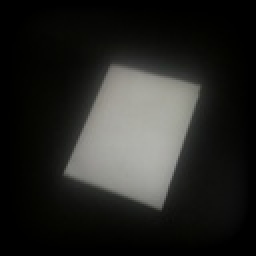
%> input picture lab 1/p1/images/b_rect22.jpg, 128 x 128 px, shrunk from 1280 x 1280 before the run (shown 2 times larger)
$ octave --eval "p1a;"   (GNU Octave 9; MATLAB toolbox functions it lacks are replaced by stand-ins)
%> lines starting %> are read from the running program, lines starting %| are printed output that depends on the picture; in (x1, y1, x2, y2) boxes, pixels count from 0 and x2, y2 are one past the last pixel; in counts of white or black regions, pixels touching at a corner belong together; the program's own positions count from 1
### lab 1/p1/p1b.m
% Aysar Khalid
% Problem 1: Detecting Lines
% The following function completes tasks (1)-(6) of the problem.
function [ ] = p1b(I_c, D, N, F)
    if nargin ~= 4
       error('Invalid input arguments.')
    end
     C_max = -1;
     C_max_edge_points_ids = 0;
     for m=1:N
         display(sprintf('--- Iteration %d',m));

         % Select to edge points at random
         p1_id =randsample(find(I_c),1);
         p2_id =randsample(find(I_c),1);

         % Ensure both points are different
         while (p2_id == p1_id)
            p2_id = randsample(find(I_c),1);
         end
         if (p1_id > p2_id)
             t = p1_id;
             p1_id = p2_id;
             p2_id = t;
         end
         [p1_i,p1_j] = ind2sub(size(I_c),p1_id);
         [p2_i,p2_j] = ind2sub(size(I_c),p2_id);
         line = cross([p1_i,p1_j,1],[p2_i,p2_j,1]);
         % sanity check that p1 and p2 belong to line
         %dot(line, [p2_i,p2_j,1])
         distfn = @lineptdist;

         % Get edge points within D pixels from line
         [points_within_D, M] = feval(distfn, [p1_j p2_j; p1_i p2_i; 1 1], I_c, D);
         C = intersect(find(I_c),points_within_D);
         if (length(C) > C_max)
             C_max = length(C);
             C_max_edge_points_ids = C;
             p1_j_max = p1_j;
             p1_i_max = p1_i;
             p2_j_max = p2_j;
             p2_i_max = p2_i;
         end
     end

     C_max_edge_points = [];
     for i=1:C_max
         [p_i,p_j] = ind2sub(size(I_c), C_max_edge_points_ids(i));
         C_max_edge_points = cat(2,C_max_edge_points,[p_j;p_i;1]);
     end

     % plot canny edge
     figure;
     imshow(I_c,'InitialMagnification','fit');
     title('Canny edge');
     hold on;

     %plot line on image
	 plot([p1_j_max p2_j_max],[p1_i_max p2_i_max], 'Color','b','LineStyle',':');

     % get line of best fit via least squares
     if (C_max > 1)
         abc = fitline(C_max_edge_points);
         abc2 = fitline_ls(C_max_edge_points,[], 0);

         % plot our edge points
         plot(C_max_edge_points(1,:),C_max_edge_points(2,:), 'mo');

         % overlay fitting line on image
         yy = (-abc(1) / abc(2))*C_max_edge_points(1,:) + (-abc(3) / abc(2));
         plot(C_max_edge_points(1,:),yy, 'Color','r','LineStyle','-','LineWidth',3);
         yy2 = (-abc2(1) / abc2(2))*C_max_edge_points(1,:) + (-abc2(3) / abc2(2));
         plot(C_max_edge_points(1,:),yy2, 'Color','g','LineStyle','-','LineWidth',2);

         % remove and detect next line
         if (F > 1)
            p1c(I_c, abc, C_max_edge_points, F);
         end
     else
         display('No edge points found');
     end
     hold off;
     display('--- DONE');
end

### lab 1/p1/lineptdist.m
%------------------------------------------------------------------------
% Function to calculate distances between a line and an array of points.
% The line is defined by a 3x2 matrix, L.  The two columns of L defining
% two points that are the endpoints of the line.
%
% A line can be defined with two points as:
%        lambda*p1 + (1-lambda)*p2
% Then, the distance between the line and another point (p3) is:
%        norm( lambda*p1 + (1-lambda)*p2 - p3 )
% where
%                  (p2-p1).(p2-p3)
%        lambda =  ---------------
%                  (p1-p2).(p1-p2)
%
% lambda can be found by taking the derivative of:
%      (lambda*p1 + (1-lambda)*p2 - p3)*(lambda*p1 + (1-lambda)*p2 - p3)
% with respect to lambda and setting it equal to zero

function [inliers, L] = lineptdist(L, X, t)

    p1 = L(:,1);
    p2 = L(:,2);

    npts = size(X,1)*size(X,2);
    d = zeros(npts, 1);

    for i = 1:npts
        [p3_i,p3_j] = ind2sub(size(X), i);
        p3 = [p3_j;p3_i;1];

        lambda = dot((p2 - p1), (p2-p3)) / dot( (p1-p2), (p1-p2) );
        d(i) = ceil(norm(lambda*p1 + (1-lambda)*p2 - p3));

    end
    inliers = find(abs(d) == t);


### lab 1/p1/fitline.m
% FITLINE - Least squares fit of a line to a set of points
%
% Usage:   [C, dist] = fitline(XY)
%
% Where:   XY  - 2xNpts array of xy coordinates to fit line to data of
%                the form
%                [x1 x2 x3 ... xN
%                 y1 y2 y3 ... yN]
%
%                XY can also be a 3xNpts array of homogeneous coordinates.
%
% Returns: C    - 3x1 array of line coefficients in the form
%                 c(1)*X + c(2)*Y + c(3) = 0
%          dist - Array of distances from the fitted line to the supplied
%                 data points.  Note that dist is only calculated if the
%                 function is called with two output arguments.
%
% The magnitude of C is scaled so that line equation corresponds to
%   sin(theta)*X + (-cos(theta))*Y + rho = 0
% where theta is the angle between the line and the x axis and rho is the
% perpendicular distance from the origin to the line.  Rescaling the
% coefficients in this manner allows the perpendicular distance from any
% point (x,y) to the line to be simply calculated as
%   r = abs(c(1)*X + c(2)*Y + c(3))
%
%
% If you want to convert this line representation to the classical form
%     Y = a*X + b
% use
%  a = -c(1)/c(2)
%  b = -c(3)/c(2)
%
% Note, however, that this assumes c(2) is not zero

% Copyright (c) 2003-2008 Peter Kovesi
% School of Computer Science & Software Engineering
% The University of Western Australia
% http://www.csse.uwa.edu.au/
%
% Permission is hereby granted, free of charge, to any person obtaining a copy
% of this software and associated documentation files (the "Software"), to deal
% in the Software without restriction, subject to the following conditions:
%
% The above copyright notice and this permission notice shall be included in
% all copies or substantial portions of the Software.
%
% The Software is provided "as is", without warranty of any kind.

% June      2003 - Original version
% September 2004 - Rescaling to allow simple distance calculation.
% November  2008 - Normalising of coordinates added to condition the solution.

function [C, dist] = fitline(XY)

  [rows,npts] = size(XY);

  if npts < 2
      error('Too few points to fit line');
  end

  if rows ==2    % Add homogeneous scale coordinate of 1
      XY = [XY; ones(1,npts)];
  end

  if npts == 2    % Pad XY with a third column of zeros
    XY = [XY zeros(3,1)];
  end

  % Normalise points so that centroid is at origin and mean distance from
  % origin is sqrt(2).  This conditions the equations
  [XYn, T] = normalise2dpts(XY);

  % Set up constraint equations of the form  XYn'*C = 0,
  % where C is a column vector of the line coefficients
  % in the form   c(1)*X + c(2)*Y + c(3) = 0.

  [u d v] = svd(XYn',0);   % Singular value decomposition.
  C = v(:,3);              % Solution is last column of v.

  % Denormalise the solution
  C = T'*C;

  % Rescale coefficients so that line equation corresponds to
  %   sin(theta)*X + (-cos(theta))*Y + rho = 0
  % so that the perpendicular distance from any point (x,y) to the line
  % to be simply calculated as
  %   r = abs(c(1)*X + c(2)*Y + c(3))

  theta = atan2(C(1), -C(2));

  % Find the scaling (but avoid dividing by zero)
  if abs(sin(theta)) > abs(cos(theta))
      k = C(1)/sin(theta);
  else
      k = -C(2)/cos(theta);
  end

  C = C/k;

  % If requested, calculate the distances from the fitted line to
  % the supplied data points
  if nargout==2
      dist = abs(C(1)*XY(1,:) + C(2)*XY(2,:) + C(3));
  end

### lab 1/p1/normalise2dpts.m
% NORMALISE2DPTS - normalises 2D homogeneous points
%
% Function translates and normalises a set of 2D homogeneous points
% so that their centroid is at the origin and their mean distance from
% the origin is sqrt(2).  This process typically improves the
% conditioning of any equations used to solve homographies, fundamental
% matrices etc.
%
% Usage:   [newpts, T] = normalise2dpts(pts)
%
% Argument:
%   pts -  3xN array of 2D homogeneous coordinates
%
% Returns:
%   newpts -  3xN array of transformed 2D homogeneous coordinates.  The
%             scaling parameter is normalised to 1 unless the point is at
%             infinity.
%   T      -  The 3x3 transformation matrix, newpts = T*pts
%
% If there are some points at infinity the normalisation transform
% is calculated using just the finite points.  Being a scaling and
% translating transform this will not affect the points at infinity.

% Peter Kovesi
% School of Computer Science & Software Engineering
% The University of Western Australia
% pk at csse uwa edu au
% http://www.csse.uwa.edu.au/~pk
%
% May 2003      - Original version
% February 2004 - Modified to deal with points at infinity.
% December 2008 - meandist calculation modified to work with Octave 3.0.1
%                 (thanks to Ron Parr)


function [newpts, T] = normalise2dpts(pts)

    if size(pts,1) ~= 3
        error('pts must be 3xN');
    end

    % Find the indices of the points that are not at infinity
    finiteind = find(abs(pts(3,:)) > eps);

    if length(finiteind) ~= size(pts,2)
        warning('Some points are at infinity');
    end

    % For the finite points ensure homogeneous coords have scale of 1
    pts(1,finiteind) = pts(1,finiteind)./pts(3,finiteind);
    pts(2,finiteind) = pts(2,finiteind)./pts(3,finiteind);
    pts(3,finiteind) = 1;

    c = mean(pts(1:2,finiteind)')';            % Centroid of finite points
    newp(1,finiteind) = pts(1,finiteind)-c(1); % Shift origin to centroid.
    newp(2,finiteind) = pts(2,finiteind)-c(2);

    dist = sqrt(newp(1,finiteind).^2 + newp(2,finiteind).^2);
    meandist = mean(dist(:));  % Ensure dist is a column vector for Octave 3.0.1

    scale = sqrt(2)/meandist;

    T = [scale   0   -scale*c(1)
         0     scale -scale*c(2)
         0       0      1      ];

    newpts = T*pts;


### lab 1/p1/fitline_ls.m
function [abc, errs, avgerr] = fitline_ls(xyset, idx, scale)

%FITLINE_LS fits a line to a number of 2D points.
%
%   abc = fitline_ls(xy, idx)
%   abc = fitline_ls(xy, idx, scale)
%   [abc, errs] = fitline_ls(xy, idx)
%   [abc, errs] = fitline_ls(xy, idx, scale)
%   [abc, errs, avgerr] = fitline_ls(xy, idx)
%   [abc, errs, avgerr] = fitline_ls(xy, idx, scale)
%
%   returns the coefficients, a, b, c of the line
%      ax + by + c = 0
%   that best fits a number of 2D points.
%
%   Input arguments:
%   - xyset must be a 3-by-n matrix where each column of the matrix stores
%     one 2D point represented in homgeneous coordinates, and n (being
%     the number of columns of xyset) must be greater than or equal to 2.
%   - idx is a list of integers in the range [1,n].
%   - scale is an optional argument and, if specified, should be just 0,
%     to denote no scaling, and 1, to denote scaling.  By default, some
%     scaling would be applied to the data points prior to computing
%     the least-squares solution.  As a comparison, try the function
%     with and without scaling to see the slight difference in the fitting
%     (a smaller or larger average fitting error, for instance).
%
%   Output arguments:
%   - abc is the vector storing the three coefficients, a, b, and c, of
%     the line.  Here, abc(1) = a;  abc(2) = b;  abc(3) = c.
%   - errs (optional) stores the array of errors of the line fitting to
%     all the points in xyset:
%        err = mean( sum_{i=1}^n |a*x_i + b*y_i + c| ) / sqrt(a^2+b^2)
%
%   fitline_ls employs the linear least squares method to get an approximation
%   of the coefficients.  More advanced methods will be implemented in the
%   future.
%
%   An appropriate use of input arguments would allow this function to be
%   used with lmeds or ransac.
%
%   SEE ALSO fitplane, lmeds, ransac
%
%Created August 1996
%Revised December 1999
%Revised September 2003
%
%Copyright Du Huynh
%The University of Western Australia
%School of Computer Science and Software Engineering


% check dimensions of input argument
if isempty(idx)
   % the user doesn't care about the list idx, so will use all
   % data points
   idx = 1:size(xyset,2);
   xy = xyset;
elseif any(idx <= 0 | idx > size(xyset,2))
   error('fitline: idx must be an array of integers in the range [1,n], where n=size(xyset,2).');
else
   xy = xyset(:,idx);
end

if size(xy,1) ~= 3 | length(idx) < 2
   error('fitline: xy must be a 3-by-n matrix, with n >= 2.');
end

if nargin == 2, scale = 1; end
if scale
   xy_old = xy;
   xy = pflat(xy);
   range = max(xy(1:2,:),[],2) - min(xy(1:2,:),[],2);
   T = [sqrt(2)/range(1) 0 0; 0 sqrt(2)/range(2) 0; 0 0 1];
   xy = T*xy;
end

A = xy*xy';
abc = lsq(A);
if scale
   % undo the scaling
   abc = T'*abc;
   abc = abc / norm(abc,2);
   % restore xy
   xy = xy_old;
end

if nargout > 1
   errs = abs(abc'*xyset) / sqrt(abc(1)^2 + abc(2)^2);
end
if nargout > 2
   avgerr = mean(errs);
end

return

### lab 1/p1/lsq.m
function [x,sval,sval_ratio] = lsq(A)

%LSQ returns the least squares solution of the given matrix.
%
%   x = lsq(A)
%   [x,sval] = lsq(A)
%   [x,sval,sval_ratio] - lsq(A)
%   returns the vector, x, that corresponds to the smallest singular value of
%   matrix A.  That is, the function returns the vector, x, that minimises
%           || A*x ||^2
%
%   Input argument:
%   - A the matrix of interest
%
%   Output arguments:
%   - vector x is the least squares solution
%   - sval (optional) is the smallest singular value
%   - sval_ratio is the ratio between the smallest singular value and the
%     next smaller singular value.  The magnitude of the values sval and
%     sval_ratio gives an indication of how accurate x is.
%
%Copyright Du Huynh
%The University of Western Australia
%School of Computer Science and Software Engineering

[U,S,V] = svd(A);
last = size(V,2);
x = V(:,last);
if nargout >= 2
   s = diag(S);
   if length(s) < last
      sval = 0;
   else
      sval = s(last);
   end
end
if nargout >= 3
   sval_ratio = sval / s(last-1);
end

return

### lab 1/p1/p1c.m
% Aysar Khalid
% Problem 1: Detecting Lines
% The following function completes task (7)
function [ ] = p1c( I_c, abc, C_max_edge_points, F)
    %Update D and N to be same as D and N in p1a.m
    D = 3;
    N = 100;

    F = F-1; % do not change
    xs = C_max_edge_points(1,:);
    ys = (-abc(1) / abc(2))*C_max_edge_points(1,:) + (-abc(3) / abc(2));
    line_points = [xs;int32(ys)];

    % set current line pixels to zero
    % there is some ambiguity to width of line
    for i=1:size(line_points,2)
        c = line_points(1,i);
        r = line_points(2,i);
        if (r>0 && c>0)
            I_c(r,c) = 0;
        end
        if (r-1 > 0)
            I_c(r-1,c) = 0;
        end
        if (c-1 > 0)
            I_c(r,c-1) = 0;
        end
        if (r+1 < size(I_c,1))
            I_c(r+1,c) = 0;
        end
        if (c+1 < size(I_c,2))
            I_c(r,c+1) = 0;
        end
    end

    % repeat to find the next line
    p1b(I_c, D, N, F);
end

### lab 1/p1/p1a.m
% Aysar Khalid
% Problem 1: Detecting Lines
% The following function sets up the args to the main function (p1b)
% D is the threshold or # of pixels that must be within the line
% N is the number of iterations, more iterations = better results
% F is the number of lines to find, the more lines the better the ability to
% detect features
% NOTE: if using F > 1 then you must update the D, N inputs in p1c.m to be
% same as p1a inputs.

function [ ] = p1a(  )
    close all;
    D = 3;
    N = 100;
    F = 4;

    %Uncomment an I to test different images
%     I = rgb2gray(imread('images/small.png'));
%     I = rgb2gray(imread('images/small2.png'));
    I = rgb2gray(imresize(imread('images/b_rect22.jpg'),0.15));
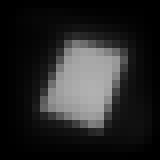
%> I: size 20x20 uint8 (shown 8 times larger); min 0, max 177, mean 38

    imshow(I,'InitialMagnification','fit');
    title('Original');

    I_c = edge(I,'canny');
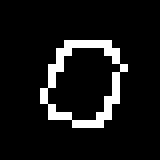
%> I_c: size 20x20 logical (shown 8 times larger); 8.8% white in thin lines or dots, all inside (x1, y1, x2, y2) = (5, 5, 16, 16)
    p1b(I_c, D, N, F);
%> in p1b, `p1_id =randsample(find(I_c),1);`: p1_id = 288
%> in p1b, `p2_id =randsample(find(I_c),1);`: p2_id = 274
%> in p1b, `t = p1_id;`: t = 288
%> in p1b, `p1_id = p2_id;`: p1_id = 274
%> in p1b, `p2_id = t;`: p2_id = 288
%> in p1b, `[p1_i,p1_j] = ind2sub(size(I_c),p1_id);`: p1_i = 14
%> in p1b, `[p2_i,p2_j] = ind2sub(size(I_c),p2_id);`: p2_i = 8; p2_j = 15
%> in p1b, `line = cross([p1_i,p1_j,1],[p2_i,p2_j,1]);`: line = [-1 -6 98]
%> in p1b, `[points_within_D, M] = feval(distfn, [p1_j p2_j; p1_i p2_i; 1 1], I_c,..`: points_within_D = 40 values from 200 to 362; M = [14 15; 14 8; 1 1]
%> in p1b, `C = intersect(find(I_c),points_within_D);`: C = [216; 246]
%> in p1b, `C_max = length(C);`: C_max = 2
%> in p1b, `C_max_edge_points_ids = C;`: C_max_edge_points_ids = [216; 246]
%> in p1b, `p1_j_max = p1_j;`: p1_j_max = 14
%> in p1b, `p2_j_max = p2_j;`: p2_j_max = 15
%> in p1b, `p2_i_max = p2_i;`: p2_i_max = 8
%> the loop in p1b, `for i=1:C_max` made 9 passes
%> (p_i, p_j) on passes 5 to 9: (15, 9), (7, 14), (13, 14), (7, 15), (12, 15)
%> (p_i, p_j, C_max_edge_points) on passes 1 to 4: (10, 7, [7; 10; 1]), (15, 7, [7 7; 10 15; 1 1]), (9, 8, [7 7 8; 10 15 9; 1 1 1]), (15, 8, [7 7 8 8; 10 15 9 15; 1 1 1 1])
%> after the loop in p1b, `for i=1:C_max`: C_max_edge_points = [7 7 8 8 9 14 14 15 15; 10 15 9 15 15 7 13 7 12; 1 1 1 1 1 1 1 1 1]
%> in fitline, `[rows,npts] = size(XY);`: rows = 3; npts = 9
%> in normalise2dpts, `finiteind = find(abs(pts(3,:)) > eps);`: finiteind = [1 2 3 4 5 6 7 8 9]
%> in normalise2dpts, `c = mean(pts(1:2,finiteind)')';`: c = [10.78; 11.44]
%> in normalise2dpts, `dist = sqrt(newp(1,finiteind).^2 + newp(2,finiteind).^2);`: dist = [4.04 5.19 3.7 4.51 3.98 5.49 3.58 6.13 4.26]
%> in normalise2dpts, `meandist = mean(dist(:));`: meandist = 4.54
%> in normalise2dpts, `scale = sqrt(2)/meandist;`: scale = 0.311
%> in normalise2dpts, `T = [scale   0   -scale*c(1) 0     scale -scale*c(2) 0       0      1 ..`: T = [0.311 0 -3.36; 0 0.311 -3.56; 0 0 1]
%> in normalise2dpts, `newpts = T*pts;`: newpts = [-1.18 -1.18 -0.865 -0.865 -0.554 1 1 1.31 1.31; -0.45 1.11 -0.761 1.11 1.11 -1.38 0.484 -1.38 0.173; 1 1 1 1 1 1 1 1 1]
%> in fitline, `[XYn, T] = normalise2dpts(XY);`: XYn has the same summary as newpts in normalise2dpts; T = [0.311 0 -3.36; 0 0.311 -3.56; 0 0 1]
%> in fitline, `[u d v] = svd(XYn',0);`: u = [-0.167 -0.333 -0.49; -0.438 -0.333 0.0415; -0.0473 -0.333 -0.507; -0.373 -0.333 0.13; -0.309 -0.333 0.219; 0.45 -0.333 -0.185; 0.124 -0.333 0.452; 0.515 -0.333 -0.0963; 0.244 -0.333 0.435]; d = [3.68 0 0; 0 3 0; 0 0 2.25]; v = [0.767 0 0.642; -0.642 5.05e-16 0.767; -3.24e-16 -1 3.87e-16]
%> in fitline, `C = v(:,3);`: C = [0.642; 0.767; 3.87e-16]
%> in fitline, `C = T'*C;`: C = [0.2; 0.239; -4.89]
%> in fitline, `theta = atan2(C(1), -C(2));`: theta = 2.44
%> in fitline, `k = -C(2)/cos(theta);`: k = 0.311
%> in fitline, `C = C/k;`: C = [0.642; 0.767; -15.69]
%> in fitline_ls, `idx = 1:size(xyset,2);`: idx = [1 2 3 4 5 6 7 8 9]
%> in fitline_ls, `xy = xyset;`: xy has the same summary as C_max_edge_points in p1b
%> in fitline_ls, `A = xy*xy';`: A = [1149 1067 97; 1067 1267 103; 97 103 9]
%> in lsq, `[U,S,V] = svd(A);`: U = [-0.686 0.726 -0.0409; -0.725 -0.687 -0.0467; -0.062 -0.0024 0.998]; S = [2285.4 0 0; 0 139.4 0; 0 0 0.206]; V has the same summary as U
%> in lsq, `last = size(V,2);`: last = 3
%> in lsq, `x = V(:,last);`: x = [-0.0409; -0.0467; 0.998]
%> in p1b, `yy = (-abc(1) / abc(2))*C_max_edge_points(1,:) + (-abc(3) / abc(2));`: yy = [14.61 14.61 13.77 13.77 12.93 8.74 8.74 7.91 7.91]
%> in p1b, `yy2 = (-abc2(1) / abc2(2))*C_max_edge_points(1,:) + (-abc2(3) / abc2(2..`: yy2 = [15.24 15.24 14.36 14.36 13.49 9.11 9.11 8.24 8.24]
%> in p1c, `xs = C_max_edge_points(1,:);`: xs = [7 7 8 8 9 14 14 15 15]
%> in p1c, `ys = (-abc(1) / abc(2))*C_max_edge_points(1,:) + (-abc(3) / abc(2));`: ys has the same summary as yy in p1b
%> in p1c, `line_points = [xs;int32(ys)];`: line_points = [7 7 8 8 9 14 14 15 15; 15 15 14 14 13 9 9 8 8]
%> the loop in p1c, `for i=1:size(line_points,2)` made 9 passes
%> (c, r) on passes 1 to 9: (7, 15), (7, 15), (8, 14), (8, 14), (9, 13), (14, 9), (14, 9), (15, 8), (15, 8)
%> call 2 of p1b, with D = 3, N = 100, F = 3
%> in p1b (call 2), `p1_id =randsample(find(I_c),1);`: p1_id = 149
%> in p1b (call 2), `p2_id =randsample(find(I_c),1);`: p2_id = 131
%> in p1b (call 2), `t = p1_id;`: t = 149
%> in p1b (call 2), `p1_id = p2_id;`: p1_id = 131
%> in p1b (call 2), `p2_id = t;`: p2_id = 149
%> in p1b (call 2), `[p1_i,p1_j] = ind2sub(size(I_c),p1_id);`: p1_i = 11; p1_j = 7
%> in p1b (call 2), `[p2_i,p2_j] = ind2sub(size(I_c),p2_id);`: p2_i = 9; p2_j = 8
%> in p1b (call 2), `line = cross([p1_i,p1_j,1],[p2_i,p2_j,1]);`: line = [-1 -2 25]
%> in p1b (call 2), `distfn = @lineptdist;`:
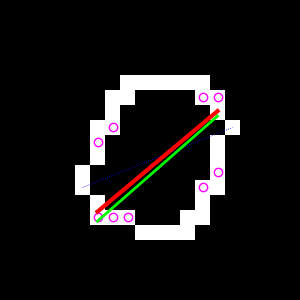
%> figure redrawn from the program's plot data; shown 15 times larger; its title reads 'Canny edge'
%> in p1b (call 2), `[points_within_D, M] = feval(distfn, [p1_j p2_j; p1_i p2_i; 1 1], I_c,..`: points_within_D = 38 values from 17 to 281; M = [7 8; 11 9; 1 1]
%> in p1b (call 2), `C = intersect(find(I_c),points_within_D);`: C = 226
%> in p1b (call 2), `C_max = length(C);`: C_max = 1
%> in p1b (call 2), `C_max_edge_points_ids = C;`: C_max_edge_points_ids = 226
%> in p1b (call 2), `p1_j_max = p1_j;`: p1_j_max = 7
%> in p1b (call 2), `p1_i_max = p1_i;`: p1_i_max = 11
%> in p1b (call 2), `p2_j_max = p2_j;`: p2_j_max = 8
%> in p1b (call 2), `p2_i_max = p2_i;`: p2_i_max = 9
%> the loop in p1b (call 2), `for i=1:C_max` made 10 passes
%> (p_i, p_j) on passes 5 to 10: (15, 14), (10, 15), (11, 15), (12, 15), (13, 15), (9, 16)
%> (p_i, p_j, C_max_edge_points) on passes 1 to 4: (15, 9, [9; 15; 1]), (6, 11, [9 11; 15 6; 1 1]), (13, 14, [9 11 14; 15 6 13; 1 1 1]), (14, 14, [9 11 14 14; 15 6 13 14; 1 1 1 1])
%> after the loop in p1b (call 2), `for i=1:C_max`: C_max_edge_points = 10 columns, first 8: [9 11 14 14 14 15 15 15; 15 6 13 14 15 10 11 12; 1 1 1 1 1 1 1 1]
%> in p1b (call 2), `imshow(I_c,'InitialMagnification','fit');`:
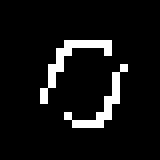
%> displayed picture: size 20x20 logical (shown 8 times larger); 7.5% white in thin lines or dots, all inside (x1, y1, x2, y2) = (5, 5, 16, 16)
%> in p1b (call 2), `abc = fitline(C_max_edge_points);`: abc = [-0.987; -0.162; 15.53]
%> in p1b (call 2), `abc2 = fitline_ls(C_max_edge_points,[], 0);`: abc2 = [-0.0493; -0.0258; 0.998]
%> in p1b (call 2), `yy = (-abc(1) / abc(2))*C_max_edge_points(1,:) + (-abc(3) / abc(2));`: yy = [41.03 28.85 10.58 10.58 10.58 4.49 4.49 4.49 4.49 -1.6]
%> in p1b (call 2), `yy2 = (-abc2(1) / abc2(2))*C_max_edge_points(1,:) + (-abc2(3) / abc2(2..`: yy2 = [21.51 17.69 11.95 11.95 11.95 10.04 10.04 10.04 10.04 8.13]
%> in p1b (call 2), `plot(C_max_edge_points(1,:),yy2, 'Color','g','LineStyle','-','LineWidt..`:
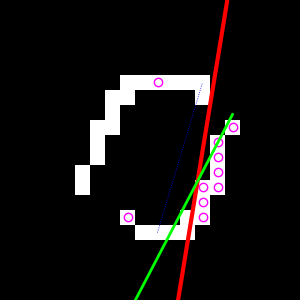
%> figure redrawn from the program's plot data; shown 15 times larger; its title reads 'Canny edge'
%> the loop in p1c (call 2), `for i=1:size(line_points,2)` made 10 passes
%> (c, r) on passes 1 to 10: (9, 41), (11, 29), (14, 11), (14, 11), (14, 11), (15, 4), (15, 4), (15, 4), (15, 4), (16, -2)
%> the run ends on the next line
end
